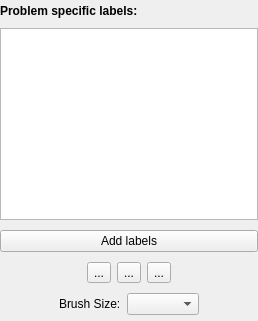
<?xml version="1.0" encoding="UTF-8"?>
<ui version="4.0">
 <class>containingWidget</class>
 <widget class="QWidget" name="containingWidget">
  <property name="geometry">
   <rect>
    <x>0</x>
    <y>0</y>
    <width>258</width>
    <height>321</height>
   </rect>
  </property>
  <property name="sizePolicy">
   <sizepolicy hsizetype="Preferred" vsizetype="Preferred">
    <horstretch>1</horstretch>
    <verstretch>0</verstretch>
   </sizepolicy>
  </property>
  <property name="minimumSize">
   <size>
    <width>256</width>
    <height>0</height>
   </size>
  </property>
  <property name="baseSize">
   <size>
    <width>0</width>
    <height>0</height>
   </size>
  </property>
  <property name="windowTitle">
   <string>Form</string>
  </property>
  <widget class="QWidget" name="verticalLayoutWidget">
   <property name="geometry">
    <rect>
     <x>0</x>
     <y>0</y>
     <width>258</width>
     <height>321</height>
    </rect>
   </property>
   <layout class="QVBoxLayout" name="verticalLayout">
    <item>
     <widget class="QLabel" name="label">
      <property name="sizePolicy">
       <sizepolicy hsizetype="Preferred" vsizetype="Fixed">
        <horstretch>0</horstretch>
        <verstretch>0</verstretch>
       </sizepolicy>
      </property>
      <property name="text">
       <string>&lt;b&gt;Problem specific labels:&lt;/b&gt;</string>
      </property>
     </widget>
    </item>
    <item>
     <widget class="LabelListView" name="labelListView">
      <property name="sizePolicy">
       <sizepolicy hsizetype="Minimum" vsizetype="Fixed">
        <horstretch>0</horstretch>
        <verstretch>0</verstretch>
       </sizepolicy>
      </property>
     </widget>
    </item>
    <item>
     <widget class="QPushButton" name="AddLabelButton">
      <property name="styleSheet">
       <string notr="true"/>
      </property>
      <property name="text">
       <string>Add labels</string>
      </property>
     </widget>
    </item>
    <item>
     <layout class="QHBoxLayout" name="horizontalLayout" stretch="0,0,0,1,0">
      <property name="sizeConstraint">
       <enum>QLayout::SetDefaultConstraint</enum>
      </property>
      <item>
       <spacer name="horizontalSpacer_2">
        <property name="orientation">
         <enum>Qt::Horizontal</enum>
        </property>
        <property name="sizeHint" stdset="0">
         <size>
          <width>40</width>
          <height>20</height>
         </size>
        </property>
       </spacer>
      </item>
      <item>
       <widget class="QToolButton" name="arrowToolButton">
        <property name="text">
         <string>...</string>
        </property>
       </widget>
      </item>
      <item>
       <widget class="QToolButton" name="paintToolButton">
        <property name="text">
         <string>...</string>
        </property>
       </widget>
      </item>
      <item>
       <widget class="QToolButton" name="eraserToolButton">
        <property name="text">
         <string>...</string>
        </property>
        <property name="autoRaise">
         <bool>false</bool>
        </property>
       </widget>
      </item>
      <item>
       <spacer name="horizontalSpacer">
        <property name="orientation">
         <enum>Qt::Horizontal</enum>
        </property>
        <property name="sizeHint" stdset="0">
         <size>
          <width>40</width>
          <height>20</height>
         </size>
        </property>
       </spacer>
      </item>
     </layout>
    </item>
    <item>
     <layout class="QHBoxLayout" name="horizontalLayout_2">
      <item>
       <spacer name="horizontalSpacer_3">
        <property name="orientation">
         <enum>Qt::Horizontal</enum>
        </property>
        <property name="sizeHint" stdset="0">
         <size>
          <width>40</width>
          <height>20</height>
         </size>
        </property>
       </spacer>
      </item>
      <item>
       <widget class="QLabel" name="brushSizeCaption">
        <property name="text">
         <string>Brush Size:</string>
        </property>
       </widget>
      </item>
      <item>
       <widget class="QComboBox" name="brushSizeComboBox"/>
      </item>
      <item>
       <spacer name="horizontalSpacer_4">
        <property name="orientation">
         <enum>Qt::Horizontal</enum>
        </property>
        <property name="sizeHint" stdset="0">
         <size>
          <width>40</width>
          <height>20</height>
         </size>
        </property>
       </spacer>
      </item>
     </layout>
    </item>
   </layout>
  </widget>
 </widget>
 <customwidgets>
  <customwidget>
   <class>LabelListView</class>
   <extends>QTableView</extends>
   <header>igms.labelListView</header>
  </customwidget>
 </customwidgets>
 <resources/>
 <connections/>
</ui>
